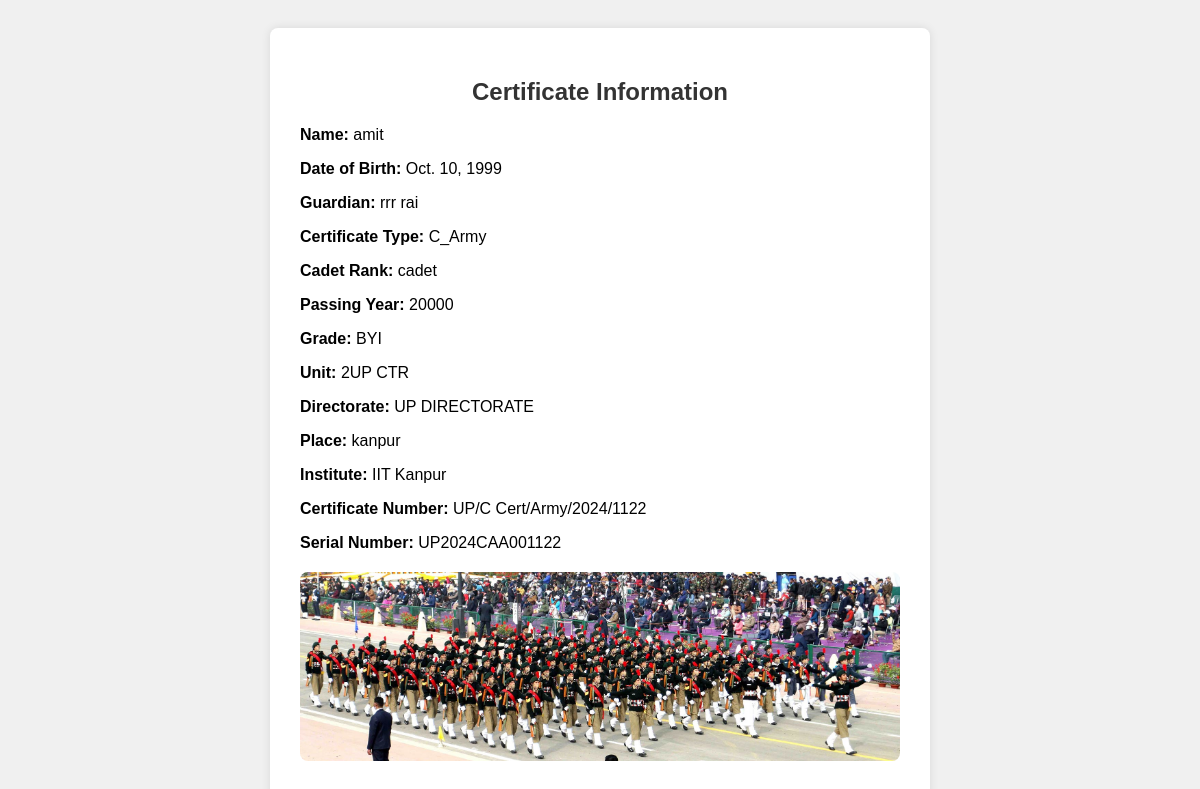
Page /qr_scan/7/ on the earlier database version.
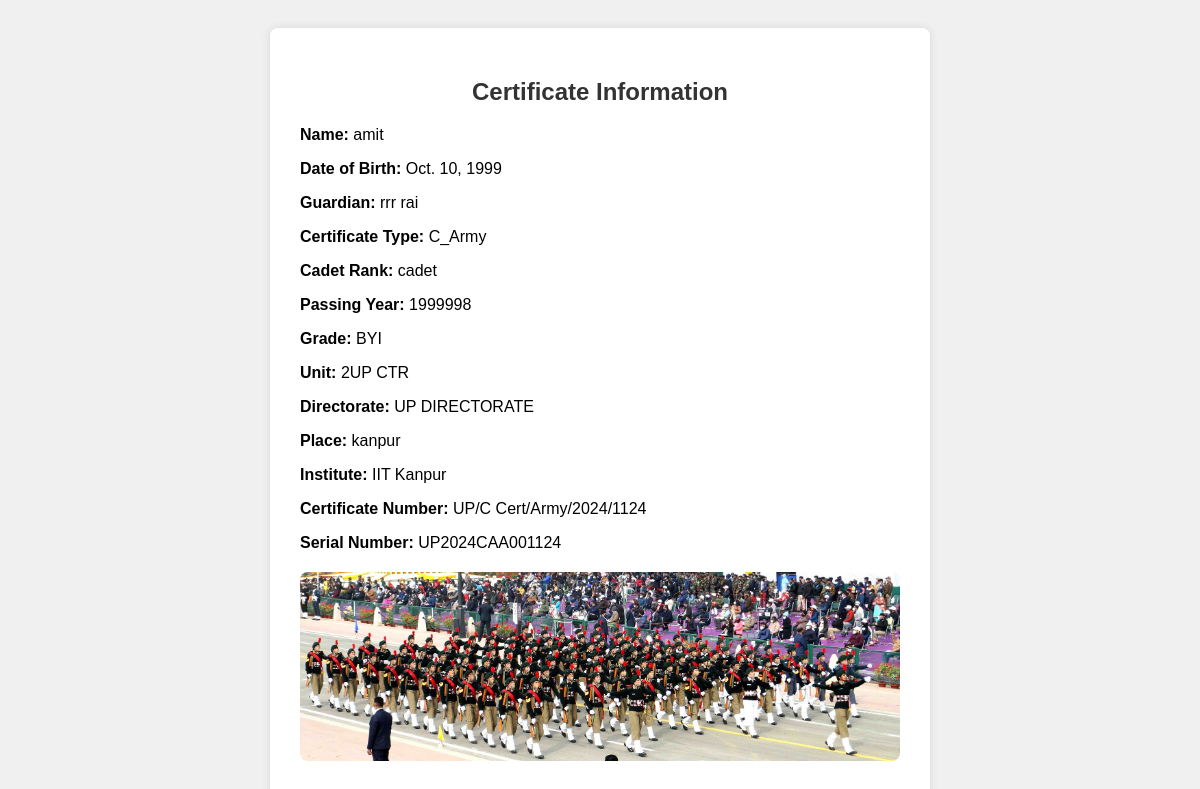
Same page on the later database version.
### mainapp/models.py (models this page shows, shortened)
class Certificate(models.Model):
    CERTIFICATE_TYPE_CHOICES = [
        ('A_Army', 'A Army'),
        ('A_AirForce', 'A AirForce'),
        ('A_Navy', 'A Navy'),
        ('B_AirForce', 'B AirForce'),
        ('B_Army', 'B Army'),
        ('B_Navy', 'B Navy'),
        ('C_Army', 'C Army'),
    ]
    Name = models.CharField(max_length=100, null=True, blank=True)
    DOB = models.DateField(null=True, blank=True)
    Guardian = models.CharField(max_length=100, null=True, blank=True)
    CertificateType = models.CharField(max_length=20, choices=CERTIFICATE_TYPE_CHOICES, null=True, blank=True)
    CadetRank = models.CharField(max_length=20, null=True, blank=True)
    PassingYear = models.IntegerField(null=True, blank=True)
    Grade = models.CharField(max_length=10, null=True, blank=True)
    Unit = models.CharField(max_length=50, null=True, blank=True)
    Directorate = models.CharField(max_length=50, null=True, blank=True)
    Place = models.CharField(max_length=100, null=True, blank=True)
    Institute = models.CharField(max_length=100, null=True, blank=True)
    certificate_number = models.CharField(max_length=50, null=True, blank=True)
    serial_number = models.CharField(max_length=50, null=True, blank=True)
    user_image = models.ImageField(upload_to='media/', null=True, blank=True)
    qr_code = models.ImageField(upload_to='qr_codes/', blank=True)
    final_certificate = models.ImageField(upload_to='media/certificates/', null=True, blank=True)
    is_duplicate = models.BooleanField(default=False)
    reviewer_ceo = models.ForeignKey(settings.AUTH_USER_MODEL, related_name='ceo_reviews', on_delete=models.SET_NULL, null=True, blank=True)
    reviewer_register_head = models.ForeignKey(settings.AUTH_USER_MODEL, related_name='register_head_reviews', on_delete=models.SET_NULL, null=True, blank=True)
    reviewer_staff = models.ForeignKey(settings.AUTH_USER_MODEL, related_name='staff_reviews', on_delete=models.SET_NULL, null=True, blank=True)
    ceo_review_status = models.BooleanField(null=True, blank=True)
    register_head_review_status = models.BooleanField(null=True, blank=True)
    staff_review_status = models.BooleanField(null=True, blank=True)
    signature_image = models.ImageField(upload_to='signatures/', null=True, blank=True)
    is_signed = models.BooleanField(default=False)
    issue_date = models.DateField(auto_now_add=True)
    remarks = models.TextField(blank=True, null=True)

### mainapp/views.py (the view)
# urls.py: path('qr_scan/<int:certificate_id>/',qr_scan_view, name='qr_scan'),
def qr_scan_view(request, certificate_id):
    certificate = get_object_or_404(Certificate, pk=certificate_id)
    return render(request, 'qr_scan_popup.html', {'certificate': certificate})

### mainapp/templates/qr_scan_popup.html (shortened to what this page needs)
<!DOCTYPE html>
<html lang="en">
<head>
</head>
<body>
    <div class="certificate-info">
        <h2>Certificate Information</h2>
        <p><strong>Name:</strong> {{ certificate.Name }}</p>
        <p><strong>Date of Birth:</strong> {{ certificate.DOB }}</p>
        <p><strong>Guardian:</strong> {{ certificate.Guardian }}</p>
        <p><strong>Certificate Type:</strong> {{ certificate.CertificateType }}</p>
        <p><strong>Cadet Rank:</strong> {{ certificate.CadetRank }}</p>
        <p><strong>Passing Year:</strong> {{ certificate.PassingYear }}</p>
        <p><strong>Grade:</strong> {{ certificate.Grade }}</p>
        <p><strong>Unit:</strong> {{ certificate.Unit }}</p>
        <p><strong>Directorate:</strong> {{ certificate.Directorate }}</p>
        <p><strong>Place:</strong> {{ certificate.Place }}</p>
        <p><strong>Institute:</strong> {{ certificate.Institute }}</p>
        <p><strong>Certificate Number:</strong> {{ certificate.certificate_number }}</p>
        <p><strong>Serial Number:</strong> {{ certificate.serial_number }}</p>
        {% if certificate.user_image %}
            <img src="{{ certificate.user_image.url }}" alt="User Image">
        {% endif %}
    </div>
</body>
</html>

Differences in the rows shown:
changed Certificate "amit": PassingYear "20000" → "1999998"; certificate_number "UP/C Cert/Army/2024/1122" → "UP/C Cert/Army/2024/1124"; serial_number "UP2024CAA001122" → "UP2024CAA001124"
